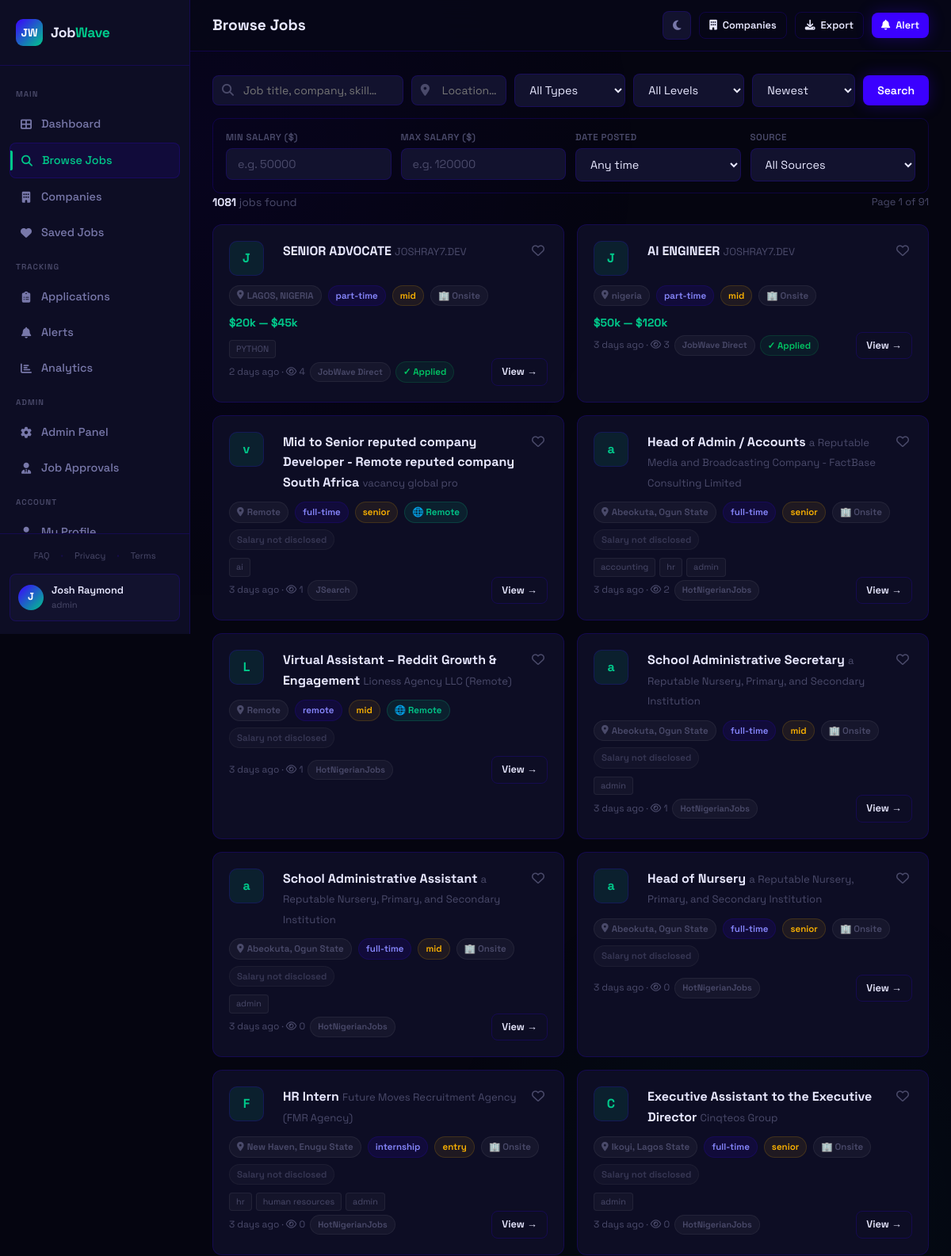
Page /jobs (signed in, upper part) on the earlier database version.
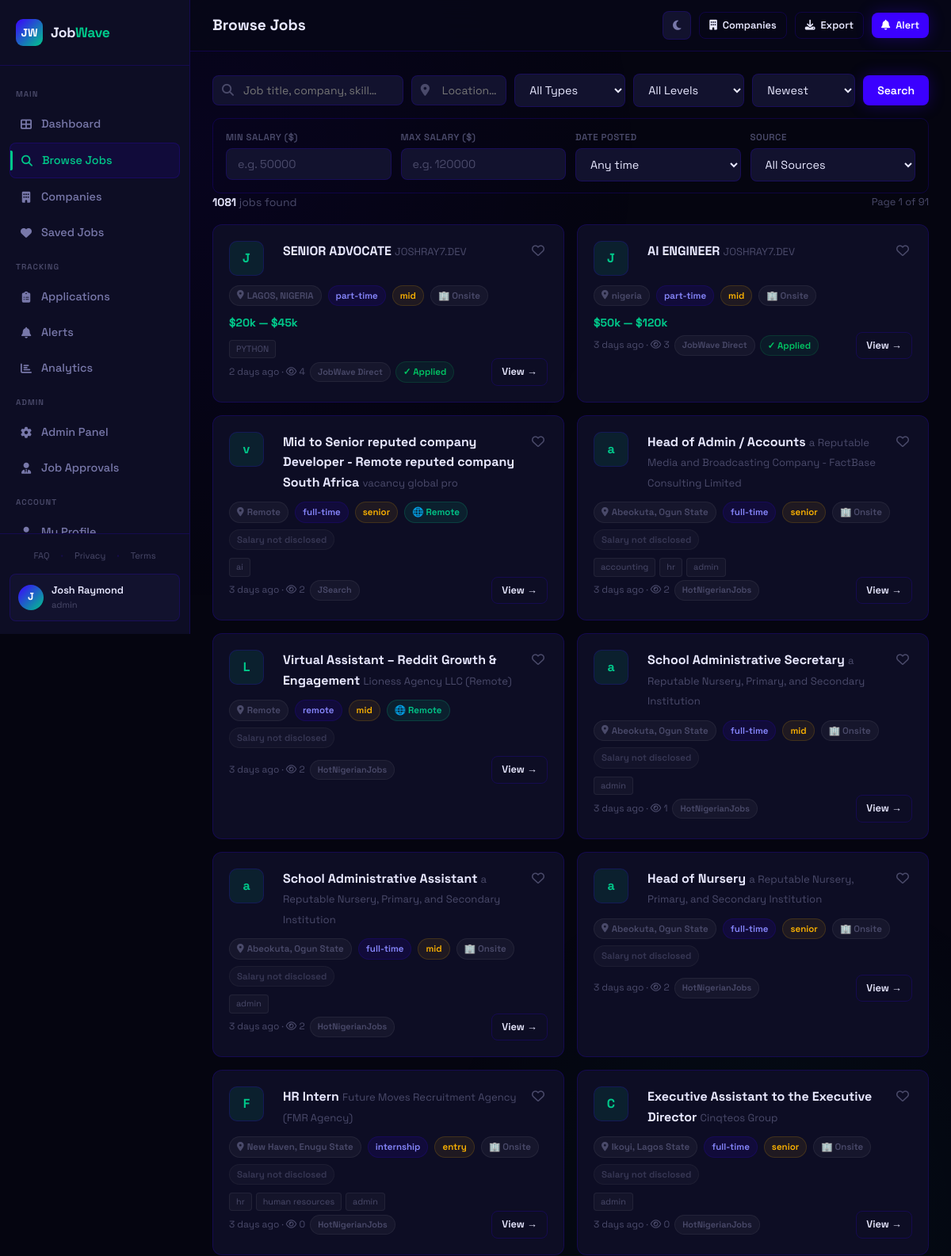
Same page on the later database version.
### app.py (models this page shows, shortened)
class User(db.Model):
    id = db.Column(db.Integer, primary_key=True)
    name = db.Column(db.String(120), nullable=False)
    email = db.Column(db.String(120), unique=True, nullable=False)
    password_hash = db.Column(db.String(256), nullable=False)
    role = db.Column(db.String(20), default='user')
    created_at = db.Column(db.DateTime, default=datetime.utcnow)
    is_active = db.Column(db.Boolean, default=True)
    saved_jobs = db.relationship('SavedJob', backref='user', lazy=True, cascade='all, delete-orphan')
    applications = db.relationship('Application', backref='user', lazy=True, cascade='all, delete-orphan')
    alerts = db.relationship('Alert', backref='user', lazy=True, cascade='all, delete-orphan')
    profile = db.relationship('UserProfile', backref='user', uselist=False, cascade='all, delete-orphan')
    username = db.Column(db.String(50), unique=True, nullable=True)
    @property
    def is_authenticated(self): return True

class Job(db.Model):
    id = db.Column(db.Integer, primary_key=True)
    title = db.Column(db.String(200), nullable=False)
    company = db.Column(db.String(200), nullable=False)
    location = db.Column(db.String(200))
    job_type = db.Column(db.String(50))          # full-time | part-time | remote | contract
    experience = db.Column(db.String(50))         # entry | mid | senior
    salary_min = db.Column(db.Integer)
    salary_max = db.Column(db.Integer)
    description = db.Column(db.Text)
    requirements = db.Column(db.Text)
    source = db.Column(db.String(100))
    source_url = db.Column(db.String(500))
    source_id = db.Column(db.String(200), unique=True)  # duplicate detection
    tags = db.Column(db.String(500))
    is_active = db.Column(db.Boolean, default=True)
    scraped_at = db.Column(db.DateTime, default=datetime.utcnow)
    posted_at = db.Column(db.DateTime)
    views = db.Column(db.Integer, default=0)
    posted_to_whatsapp = db.Column(db.Boolean, default=False)
    posted_by_user_id = db.Column(db.Integer, db.ForeignKey('user.id'), nullable=True)
    approval_status = db.Column(db.String(20), default='approved')  # pending | approved | rejected
    rejection_reason = db.Column(db.String(500))
    @property
    def work_arrangement(self):
        text = f"{self.job_type or ''} {self.location or ''} {(self.description or '')[:300]}".lower()
        if 'hybrid' in text:
            return 'Hybrid'
        if 'remote' in text or self.job_type == 'remote':
            return 'Remote'
        return 'Onsite'
    @property
    def posted_ago(self):
        if not self.scraped_at:
            return ''
        delta = datetime.utcnow() - self.scraped_at
        days = delta.days
        if days <= 0:
            return 'Today'
        if days == 1:
            return 'Yesterday'
        if days < 7:
            return f'{days} days ago'
        weeks = days // 7
        if weeks < 5:
            return f'{weeks} week{"s" if weeks != 1 else ""} ago'
        months = days // 30
        return f'{months} month{"s" if months != 1 else ""} ago'

### app.py (the view)
@app.route('/jobs')
@login_required
def jobs():
    q = request.args.get('q', '')
    location = request.args.get('location', '')
    job_type = request.args.get('type', '')
    experience = request.args.get('experience', '')
    salary_min = request.args.get('salary_min', type=int)
    salary_max = request.args.get('salary_max', type=int)
    date_posted = request.args.get('date_posted', '')  # 1d | 7d | 30d
    source = request.args.get('source', '')
    sort = request.args.get('sort', 'newest')
    page = request.args.get('page', 1, type=int)
    query = Job.query.filter_by(is_active=True)
    if q:
        search = f'%{q}%'
        query = query.filter(
            db.or_(Job.title.ilike(search), Job.company.ilike(search),
                   Job.description.ilike(search), Job.tags.ilike(search))
        )
    if location:
        query = query.filter(Job.location.ilike(f'%{location}%'))
    if job_type:
        query = query.filter(Job.job_type == job_type)
    if experience:
        query = query.filter(Job.experience == experience)
    if salary_min:
        query = query.filter(Job.salary_min >= salary_min)
    if salary_max:
        query = query.filter(db.or_(Job.salary_max <= salary_max, Job.salary_max == None))
    if date_posted:
        days_map = {'1d': 1, '7d': 7, '30d': 30}
        days = days_map.get(date_posted)
        if days:
            cutoff = datetime.utcnow() - timedelta(days=days)
            query = query.filter(Job.scraped_at >= cutoff)
    if source:
        query = query.filter(Job.source == source)
    if sort == 'salary':
        query = query.order_by(Job.salary_max.desc())
    elif sort == 'oldest':
        query = query.order_by(Job.scraped_at.asc())
    else:
        query = query.order_by(Job.scraped_at.desc())
    pagination = query.paginate(page=page, per_page=12, error_out=False)
    sources = [r[0] for r in db.session.query(Job.source).distinct().all() if r[0]]
    saved_ids = {s.job_id for s in SavedJob.query.filter_by(user_id=current_user.id).all()}
    applied_ids = {a.job_id for a in Application.query.filter_by(user_id=current_user.id).all()}
    collections = Collection.query.filter_by(user_id=current_user.id).all()
    return render_template('jobs.html', jobs=pagination.items, pagination=pagination,
                           sources=sources, saved_ids=saved_ids, applied_ids=applied_ids,
                           collections=collections,
                           q=q, location=location, job_type=job_type,
                           experience=experience, salary_min=salary_min,
                           salary_max=salary_max, date_posted=date_posted,
                           source=source, sort=sort)

### app.py (called while the page is built)
@login_manager.user_loader
def load_user(user_id):
    return User.query.get(int(user_id))

### templates/jobs.html (shortened to what this page needs)
{% extends 'base.html' %}
{% block page_title %}Browse Jobs{% endblock %}
{% block topbar_actions %}
<a href="{{ url_for('companies') }}" class="btn btn-outline btn-sm"><i class="fa-solid fa-building"></i> Companies</a>
<a href="{{ url_for('export_jobs') }}" class="btn btn-outline btn-sm"><i class="fa-solid fa-download"></i> Export</a>
<a href="{{ url_for('alerts') }}" class="btn btn-primary btn-sm"><i class="fa-solid fa-bell"></i> Alert</a>
{% endblock %}
{% block content %}
<form method="GET" action="{{ url_for('jobs') }}" id="search-form">
  <div class="search-form-grid">
    <div class="search-bar search-keyword">
      <span class="search-icon"><i class="fa-solid fa-magnifying-glass"></i></span>
      <input type="text" name="q" value="{{ q }}" placeholder="Job title, company, skill…" id="live-search" autocomplete="off">
    </div>
    <div class="search-bar search-location">
      <span class="search-icon"><i class="fa-solid fa-location-dot"></i></span>
      <input type="text" name="location" value="{{ location }}" placeholder="Location…">
    </div>
    <select name="type" class="form-control">
      <option value="">All Types</option>
    </select>
    <select name="experience" class="form-control">
      <option value="">All Levels</option>
    </select>
    <select name="sort" class="form-control">
      <option value="newest" {% if sort == 'newest' %}selected{% endif %}>Newest</option>
    </select>
    <div class="search-btns">
      <button type="submit" class="btn btn-primary">Search</button>
    </div>
  </div>
  <div class="advanced-filters">
    <div class="filter-group">
      <label>Min Salary ($)</label>
      <input type="number" name="salary_min" value="{{ salary_min or '' }}" placeholder="e.g. 50000" min="0" step="5000" class="form-control filter-input">
    </div>
    <div class="filter-group">
      <label>Max Salary ($)</label>
      <input type="number" name="salary_max" value="{{ salary_max or '' }}" placeholder="e.g. 120000" min="0" step="5000" class="form-control filter-input">
    </div>
    <div class="filter-group">
      <label>Date Posted</label>
      <select name="date_posted" class="form-control">
        <option value="">Any time</option>
      </select>
    </div>
    <div class="filter-group">
      <label>Source</label>
      <select name="source" class="form-control">
        <option value="">All Sources</option>
      </select>
    </div>
  </div>
</form>
<div class="results-header">
  <div style="font-size:0.875rem;color:var(--text-muted);">
    <strong style="color:var(--text);">{{ pagination.total }}</strong> jobs found
  </div>
  <div style="font-size:0.8rem;color:var(--text-muted);">
    Page {{ pagination.page }} of {{ pagination.pages }}
  </div>
</div>
{% if jobs %}
<div class="jobs-grid stagger">
  {% for job in jobs %}
  <div class="job-card">
    <div class="job-card-header">
      <a href="/company/{{ job.company|urlencode }}" class="company-logo" title="View {{ job.company }} jobs" style="text-decoration:none;">{{ job.company[0] }}</a>
      <div style="flex:1;min-width:0;padding-left:12px;">
        <a href="{{ url_for('job_detail', job_id=job.id) }}" class="job-title" style="color:var(--text);">{{ job.title }}</a>
        <a href="/company/{{ job.company|urlencode }}" class="job-company" style="color:var(--text-muted);text-decoration:none;">{{ job.company }}</a>
      </div>
      <div style="display:flex;gap:6px;align-items:center;">
        <button class="save-btn {% if job.id in saved_ids %}saved{% endif %}" data-job-id="{{ job.id }}">
          <i class="fa-{% if job.id in saved_ids %}solid{% else %}regular{% endif %} fa-heart"></i>
        </button>
      </div>
    </div>
    <div class="job-meta">
      {% if job.location %}<span class="badge badge-gray"><i class="fa-solid fa-location-dot"></i> {{ job.location }}</span>{% endif %}
      <span class="badge badge-indigo">{{ job.job_type or 'full-time' }}</span>
      {% if job.experience %}<span class="badge badge-amber">{{ job.experience }}</span>{% endif %}
      {% set arrangement = job.work_arrangement %}
      <span class="badge {% if arrangement == 'Remote' %}badge-mint{% elif arrangement == 'Hybrid' %}badge-amber{% else %}badge-gray{% endif %}">
        {% if arrangement == 'Remote' %}🌐{% elif arrangement == 'Hybrid' %}🔀{% else %}🏢{% endif %} {{ arrangement }}
      </span>
      {% if not job.salary_min %}
      <span class="badge badge-gray" style="opacity:0.7;"> Salary not disclosed</span>
      {% endif %}
    </div>
    {% if job.salary_min %}
    <div class="job-salary">${{ '{:,.0f}'.format(job.salary_min/1000) }}k — ${{ '{:,.0f}'.format(job.salary_max/1000) }}k</div>
    {% endif %}
    {% if job.tags %}
    <div class="job-tags">
      {% for tag in job.tags.split(',')[:4] %}
      <span class="tag">{{ tag.strip() }}</span>
      {% endfor %}
    </div>
    {% endif %}
    <a href="{{ url_for('job_detail', job_id=job.id) }}" class="job-card-link">
      <div style="display:flex;align-items:center;gap:6px;flex-wrap:wrap;">
        <span class="job-time"> {{ job.posted_ago }} · <i class="fa-regular fa-eye"></i> {{ job.views }} </span>
        <span class="badge badge-gray" style="font-size:0.68rem;"> {{ job.source }} </span>
        {% if job.id in applied_ids %}
        <span class="badge badge-green">✓ Applied</span>
        {% endif %}
      </div>
      <span class="btn btn-outline btn-sm">View →</span>
    </a>
  </div>
  {% endfor %}
</div>
{% endif %}
{% endblock %}

### templates/base.html (shortened to what this page needs)
<!DOCTYPE html>
<html lang="en">
<head>
  <link rel="stylesheet" href="{{ url_for('static', filename='css/style.css') }}">
  <link rel="stylesheet" href="https://cdnjs.cloudflare.com/ajax/libs/font-awesome/6.5.0/css/all.min.css">
</head>
<body>
{% if current_user.is_authenticated %}
<div class="wrapper">
  <aside class="sidebar">
    <div class="sidebar-logo">
      <div class="logo-mark">JW</div>
      <div class="logo-text">Job<span>Wave</span></div>
    </div>
    <nav class="sidebar-nav">
      <span class="nav-section-label">Main</span>
      <a href="{{ url_for('dashboard') }}" class="nav-link {% if request.endpoint == 'dashboard' %}active{% endif %}">
        <span class="nav-icon"><i class="fa-solid fa-table-cells-large"></i></span> Dashboard
      </a>
      <a href="{{ url_for('jobs') }}" class="nav-link {% if request.endpoint in ['jobs','job_detail'] %}active{% endif %}">
        <span class="nav-icon"><i class="fa-solid fa-magnifying-glass"></i></span> Browse Jobs
      </a>
      <a href="{{ url_for('companies') }}" class="nav-link {% if request.endpoint in ['companies','company_page'] %}active{% endif %}">
        <span class="nav-icon"><i class="fa-solid fa-building"></i></span> Companies
      </a>
      <a href="{{ url_for('saved_jobs') }}" class="nav-link {% if request.endpoint == 'saved_jobs' %}active{% endif %}">
        <span class="nav-icon"><i class="fa-solid fa-heart"></i></span> Saved Jobs
      </a>
      <span class="nav-section-label">Tracking</span>
      <a href="{{ url_for('applications') }}" class="nav-link {% if request.endpoint == 'applications' %}active{% endif %}">
        <span class="nav-icon"><i class="fa-solid fa-clipboard-list"></i></span> Applications
      </a>
      <a href="{{ url_for('alerts') }}" class="nav-link {% if request.endpoint == 'alerts' %}active{% endif %}">
        <span class="nav-icon"><i class="fa-solid fa-bell"></i></span> Alerts
      </a>
      <a href="{{ url_for('analytics') }}" class="nav-link {% if request.endpoint == 'analytics' %}active{% endif %}">
        <span class="nav-icon"><i class="fa-solid fa-chart-bar"></i></span> Analytics
      </a>
      {% if current_user.role == 'admin' %}
      <span class="nav-section-label">Admin</span>
      <a href="{{ url_for('admin') }}" class="nav-link {% if request.endpoint == 'admin' %}active{% endif %}">
        <span class="nav-icon"><i class="fa-solid fa-gear"></i></span> Admin Panel
      </a>
      <a href="{{ url_for('employer_job_queue') }}" class="nav-link {% if request.endpoint == 'employer_job_queue' %}active{% endif %}">
        <span class="nav-icon"><i class="fa-solid fa-user-tie"></i></span> Job Approvals
      </a>
      {% endif %}
      <span class="nav-section-label">Account</span>
      <a href="{{ url_for('profile') }}" class="nav-link {% if request.endpoint == 'profile' %}active{% endif %}">
        <span class="nav-icon"><i class="fa-solid fa-user"></i></span> My Profile
      </a>
    </nav>
    <div class="sidebar-footer">
      <div style="padding:0 12px 10px;display:flex;gap:6px;align-items:center;justify-content:center;">
        <a href="{{ url_for('faq') }}" style="font-size:0.7rem;color:var(--text-muted);padding:3px 8px;border-radius:4px;transition:var(--transition);">FAQ</a>
        <span style="color:var(--border);font-size:0.6rem;">•</span>
        <a href="{{ url_for('privacy') }}" style="font-size:0.7rem;color:var(--text-muted);padding:3px 8px;border-radius:4px;transition:var(--transition);">Privacy</a>
        <span style="color:var(--border);font-size:0.6rem;">•</span>
        <a href="{{ url_for('terms') }}" style="font-size:0.7rem;color:var(--text-muted);padding:3px 8px;border-radius:4px;transition:var(--transition);">Terms</a>
      </div>
      <div class="user-card">
        <div class="user-avatar">{{ current_user.name[0].upper() }}</div>
        <div class="user-info">
          <div class="user-name">{{ current_user.name }}</div>
          <div class="user-role">{{ current_user.role }}</div>
        </div>
      </div>
    </div>
  </aside>
  <main class="main">
    <div class="topbar">
      <div style="display:flex;align-items:center;gap:12px;">
        <div class="topbar-title">
          <h1>{% block page_title %}Dashboard{% endblock %}</h1>
        </div>
      </div>
      <div class="topbar-actions">
        <button class="theme-toggle" id="theme-toggle" title="Toggle light/dark mode">
          <i class="fa-solid fa-moon" id="theme-icon"></i>
        </button>
        {% block topbar_actions %}{% endblock %}
      </div>
    </div>
    <div class="page-content">
      {% block content %}{% endblock %}
    </div>
  </main>
</div>
{% else %}
  {% block public_content %}{% endblock %}
{% endif %}
</body>
</html>

Differences in the rows shown:
changed Job "Mid to Senior reputed company Developer - Remote reputed company South Africa": views "1" → "2"
changed Job "Virtual Assistant – Reddit Growth & Engagement": views "1" → "2"
changed Job "School Administrative Assistant": views "0" → "2"
changed Job "Head of Nursery": views "0" → "2"
